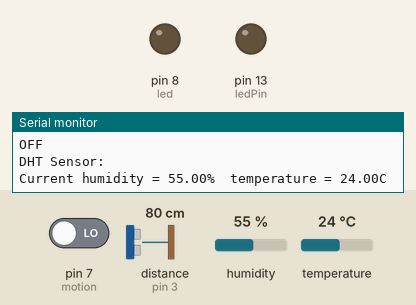
Simulated run of this sketch. Board: Arduino Uno, built with avr-gcc and run on an emulated ATmega328P. On the bench: output pins drawn as LEDs (lit = HIGH), the last lines printed to the serial monitor. The inputs (shaded band) are chosen by the test bench; at power-on: pin 7 (motion) LOW, distance to the obstacle (sensor on pin 3) 80 cm, humidity 55 %, temperature 24 °C. The echo pulse lasts 58.3 µs per cm; pins used as bus, display or sensor lines are not drawn.

Above: at 17.8 s.
17.9 s: pin 7 (motion) driven HIGH
At 23.8 s:
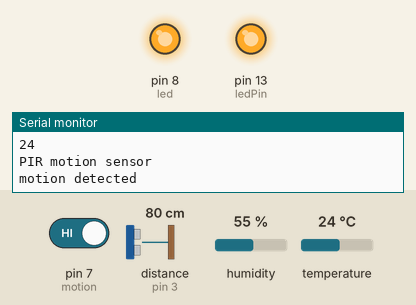
At 24.8 s:
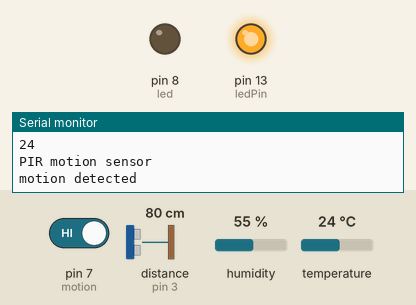
30.6 s: distance to the obstacle (sensor on pin 3) set to 2 cm
At 36.8 s:
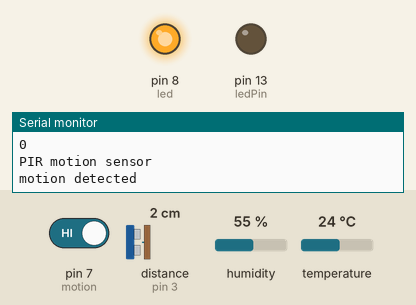
Timing chart, 0 to 49.3 s (numbered marks = the images above; inputs shaded):
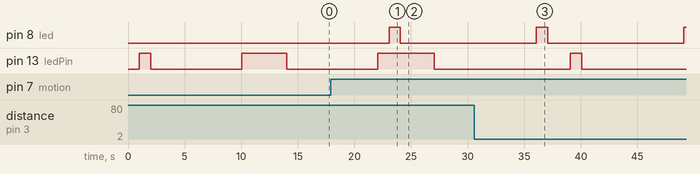

Measured:
- after the input at 17.9 s, pin 8 (led): LOW → HIGH after 5.2 s, → LOW 1.0 s later

The sketch:

version_3.ino
```cpp
//#include <dht.h>
//#include <DHT_U.h>

//#include "Adafruit_Sensor.h"
#include "dht.h"
#define dht_apin A0 // Analog Pin sensor is connected to
//#define DHTPIN 8

dht DHT;

int ledPin  = 13;

 //  the LED pin


int trigPin=2;
int echoPin=3;

#define motion 7
#define led 8

long cm;

void  setup()
{
  Serial.begin(9600);
  pinMode(ledPin, OUTPUT);//led pin is a variable which is assigned to 13 pin of arduino

  pinMode(motion,INPUT);
  pinMode(led,OUTPUT);
}
void  loop()
{

    Serial.println("Blink:");
    delay(1000);
    Blink();       //calling Blink
 //   delay(1000);
   // Blink();
    delay(1000);
    Serial.println("DHT Sensor:");
    delay(1000);
    temp();       //calling DHT Sensor
    delay(3000);
    Serial.println("Ultrasonic sensor:");
    ultrasonic();
    delay(1000);
    Serial.println("PIR motion sensor");
    PIR();
    //if(cm >5)
    //{
     //digitalWrite(ledPin,HIGH);
     //delay(1000);
    //}
    //Serial.end();//calling Ultrasonic sensor
}


//program for blinking an LED
void Blink()
{//  read  the button  state
  Serial.println("ON");
  digitalWrite(ledPin,HIGH);
  delay(1000);
  Serial.println("OFF");
  digitalWrite(ledPin,LOW);
  delay(1000);
}

//Program for calculating the temperature
void temp()
{
   DHT.read11(dht_apin);

    Serial.print("Current humidity = ");
    Serial.print(DHT.humidity);
    Serial.print("%  ");
    Serial.print("temperature = ");
    Serial.print(DHT.temperature);
    Serial.println("C  ");

    delay(1000);//Wait 5 seconds before accessing sensor again.
}
//Program for calculating the range
void ultrasonic()
{
  pinMode(trigPin, OUTPUT);
  digitalWrite(trigPin, LOW);
  delay(1000);

  digitalWrite(trigPin, HIGH);
  delayMicroseconds(300);
  digitalWrite(trigPin, LOW);

  pinMode(echoPin, INPUT);
  digitalWrite(echoPin, HIGH);

long duration,inch,cm,distance;
duration = pulseIn(echoPin, HIGH);


inch=microSecondsToInches(duration);
cm=microSecondsToCentimeter(duration);
if(cm > 5)
{
 digitalWrite(ledPin,HIGH);
 Serial.println("on");
}
else
{
  digitalWrite(ledPin,LOW);
  Serial.println("off");
}
Serial.println("inches:\t");
Serial.println(inch);
Serial.println("centimeter:\t");
Serial.println(cm);

}

long microSecondsToInches(long microseconds)
{
  return  microseconds/74/2;
}

long microSecondsToCentimeter(long microseconds)
{
   return microseconds/94/2;
}

void PIR()
{
  if(digitalRead(motion)==HIGH)
  {
    digitalWrite(led,HIGH);
    Serial.println("motion detected");
    delay(1000);
    digitalWrite(led,LOW);
    delay(1000);
  }
  else
  {
    digitalWrite(led,LOW);
    Serial.println("motion not detected");
    delay(1000);
  }
}
```
